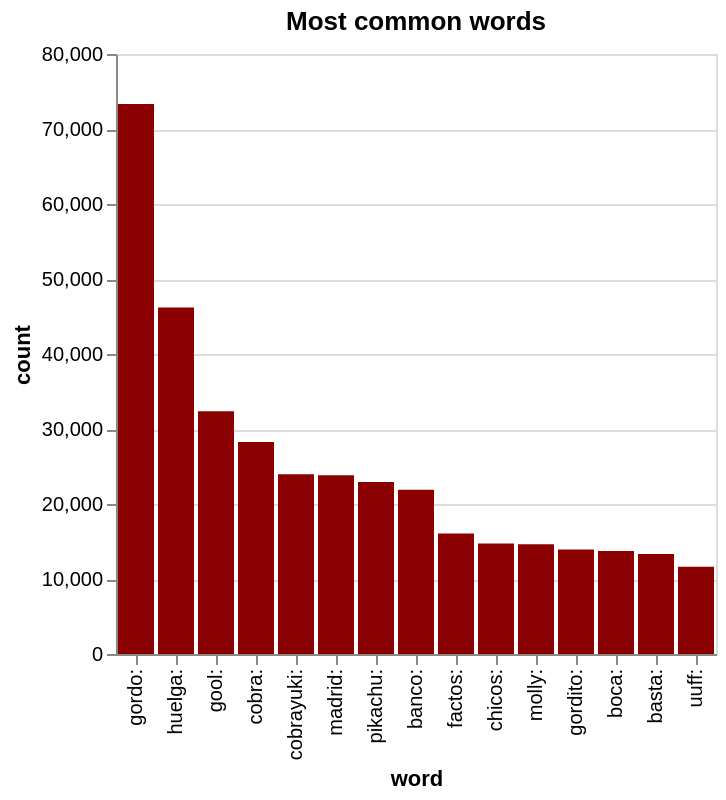

The specification (Vega-Lite) saved for this image:
### Vega-Lite specification from a JSON file in a GitHub repository (floating-point values rounded to 4 significant figures)
{"config": {"view": {"continuousWidth": 300, "continuousHeight": 300}}, "data": {"name": "data-1ae58ad18598aefe8b19c3fb1515afab"}, "mark": {"type": "bar", "color": "darkred", "tooltip": true}, "encoding": {"x": {"field": "word", "sort": null, "type": "nominal"}, "y": {"field": "count", "type": "quantitative"}}, "title": "Most common words", "width": "container", "$schema": "https://vega.github.io/schema/vega-lite/v5.6.1.json", "datasets": {"data-1ae58ad18598aefe8b19c3fb1515afab": [{"word": "gordo:", "count": 73337}, {"word": "huelga:", "count": 46188}, {"word": "gool:", "count": 32361}, {"word": "cobra:", "count": 28255}, {"word": "cobrayuki:", "count": 23952}, {"word": "madrid:", "count": 23843}, {"word": "pikachu:", "count": 22933}, {"word": "banco:", "count": 21905}, {"word": "factos:", "count": 16054}, {"word": "chicos:", "count": 14721}, {"word": "molly:", "count": 14638}, {"word": "gordito:", "count": 13928}, {"word": "boca:", "count": 13738}, {"word": "basta:", "count": 13336}, {"word": "uuff:", "count": 11619}]}}
